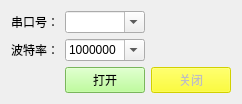
          <widget class="QWidget" name="tab">
           <attribute name="title">
            <string>B端串口</string>
           </attribute>
           <layout class="QGridLayout" name="gridLayout_9">
            <item row="2" column="0">
             <widget class="QLabel" name="label_12">
              <property name="text">
               <string>波特率：</string>
              </property>
             </widget>
            </item>
            <item row="1" column="1">
             <widget class="QComboBox" name="serialnum">
              <property name="editable">
               <bool>true</bool>
              </property>
             </widget>
            </item>
            <item row="2" column="1">
             <widget class="QComboBox" name="boundrate">
              <property name="editable">
               <bool>true</bool>
              </property>
              <item>
               <property name="text">
                <string>1000000</string>
               </property>
              </item>
              <item>
               <property name="text">
                <string>9600</string>
               </property>
              </item>
              <item>
               <property name="text">
                <string>38400</string>
               </property>
              </item>
              <item>
               <property name="text">
                <string>115200</string>
               </property>
              </item>
             </widget>
            </item>
            <item row="1" column="0">
             <widget class="QLabel" name="label_2">
              <property name="text">
               <string>串口号：</string>
              </property>
             </widget>
            </item>
            <item row="5" column="2">
             <widget class="QPushButton" name="close">
              <property name="enabled">
               <bool>false</bool>
              </property>
              <property name="styleSheet">
               <string notr="true">background-color: rgb(255, 255, 0);</string>
              </property>
              <property name="text">
               <string>关闭</string>
              </property>
             </widget>
            </item>
            <item row="5" column="1">
             <widget class="QPushButton" name="serialset">
              <property name="sizePolicy">
               <sizepolicy hsizetype="Fixed" vsizetype="Fixed">
                <horstretch>0</horstretch>
                <verstretch>0</verstretch>
               </sizepolicy>
              </property>
              <property name="styleSheet">
               <string notr="true">background-color: rgb(170, 255, 127);</string>
              </property>
              <property name="text">
               <string>打开</string>
              </property>
             </widget>
            </item>
           </layout>
          </widget>
